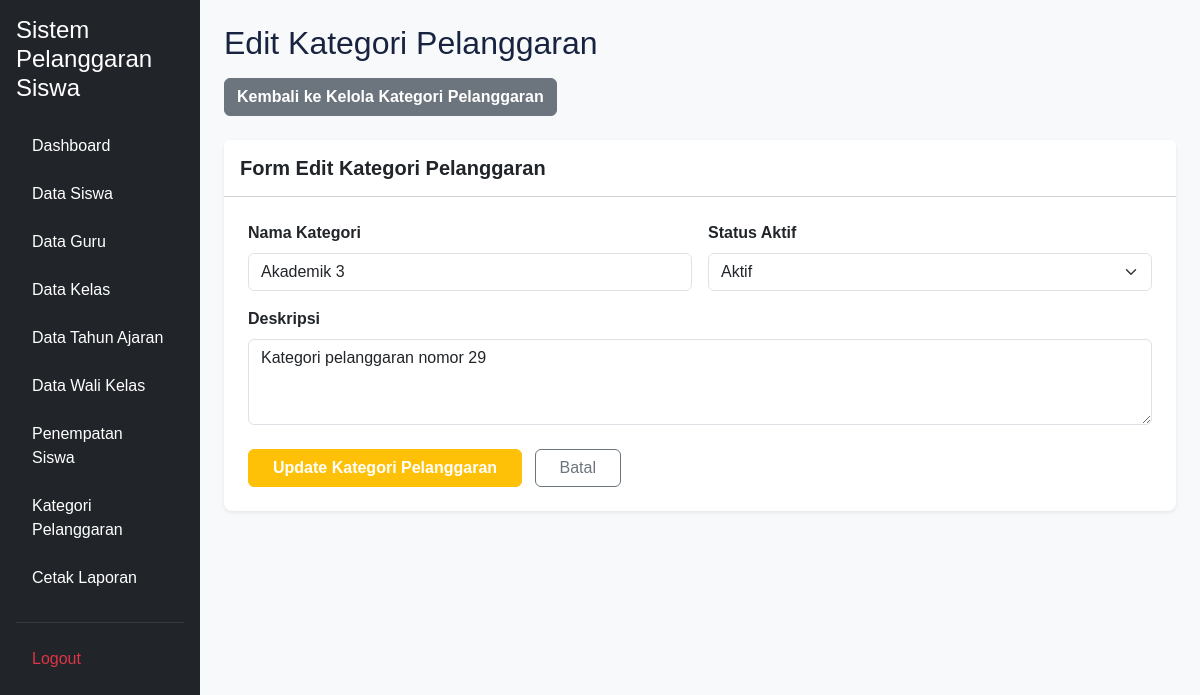
The page /edit_pelanggaran_kategori.php?id=29 (signed in) on the database its author committed.
### tables this page shows
CREATE TABLE `t_pelanggaran_kategori` (
  `id` int(11) NOT NULL,
  `nama` varchar(100) DEFAULT NULL,
  `deskripsi` text NOT NULL,
  `status_aktif` tinyint(1) NOT NULL,
  `created_at` timestamp NOT NULL DEFAULT current_timestamp(),
  `updated_at` timestamp NOT NULL DEFAULT current_timestamp()
);

### edit_pelanggaran_kategori.php (the view, shortened to what this page needs)
<?php
include 'config/koneksi.php';
$id = (int) ($_GET['id'] ?? 0);
$stmt = mysqli_prepare(
    $koneksi,
    "SELECT * FROM t_pelanggaran_kategori WHERE id = ?"
);
mysqli_stmt_bind_param($stmt, "i", $id);
mysqli_stmt_execute($stmt);
$hasil = mysqli_stmt_get_result($stmt);
$data = mysqli_fetch_assoc($hasil);
?>
<!DOCTYPE html>
<html lang="id">
<head>
    <link href="https://cdn.jsdelivr.net/npm/bootstrap@5.3.3/dist/css/bootstrap.min.css" rel="stylesheet">
    <link rel="stylesheet" href="layout/style.css">
</head>
<body class="bg-light">
<div class="container-fluid">
    <div class="row">
        <?php include 'layout/sidebar.php'; ?>
        <main class="col-md-9 ms-sm-auto col-lg-10 p-4">
            <div class="d-flex justify-content-between align-items-center mb-3">
                <h1 class="h2 m-0">Edit Kategori Pelanggaran</h1>
            </div>
            <div class="mb-4">
                <a href="kelola_pelanggaran_kategori.php" class="btn btn-secondary fw-semibold">
                    Kembali ke Kelola Kategori Pelanggaran
                </a>
            </div>
            <div class="card shadow-sm border-0 rounded-3 mb-5">
                <div class="card-header bg-white py-3">
                    <h5 class="card-title m-0 fw-bold">Form Edit Kategori Pelanggaran</h5>
                </div>
                <div class="card-body p-4">
                    <form action="proses_edit_pelanggaran_kategori.php" method="POST">
                        <div class="row g-3">
                            <div class="col-md-6">
                                <label class="form-label fw-semibold">Nama Kategori</label>
                                <input type="text"
                                       name="nama"
                                       class="form-control"
                                       value="<?= htmlspecialchars($data['nama']); ?>"
                                       placeholder="Contoh: Pelanggaran Ringan"
                                       required>
                            </div>
                            <div class="col-md-6">
                                <label class="form-label fw-semibold">Status Aktif</label>
                                <select name="status_aktif" class="form-select" required>
                                    <option value="1" <?= ($data['status_aktif'] == 1) ? 'selected' : ''; ?>>
                                        Aktif
                                    </option>
                                </select>
                            </div>
                            <div class="col-12">
                                <label class="form-label fw-semibold">Deskripsi</label>
                                <textarea name="deskripsi"
                                          class="form-control"
                                          rows="3"
                                          placeholder="Masukkan deskripsi kategori..."><?= htmlspecialchars($data['deskripsi'] ?? ''); ?></textarea>
                            </div>
                            <div class="col-12 mt-4">
                                <button type="submit" class="btn btn-warning px-4 fw-semibold text-white">
                                    Update Kategori Pelanggaran
                                </button>
                                <a href="kelola_pelanggaran_kategori.php" class="btn btn-outline-secondary px-4 ms-2">
                                    Batal
                                </a>
                            </div>
                        </div>
                    </form>
                </div>
            </div>
        </main>
    </div>
</div>
</body>
</html>

### layout/style.css (style rules this page uses)
:root { --primary: #3659d9; --navy: #17233f; --background: #f4f6fb; --text-muted: #778198; --border: #e8ecf4; }
* { box-sizing: border-box; }
body { margin: 0; font-family: 'Poppins', sans-serif; background: var(--background); color: var(--navy); }

### rows shown on the page
t_pelanggaran_kategori: nama "Akademik 3", status_aktif "Aktif", deskripsi "Kategori pelanggaran nomor 29"
